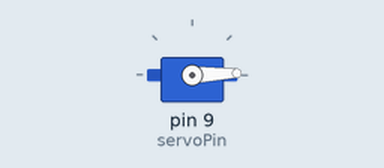
Simulated run of this sketch. Board: Arduino Uno, built with avr-gcc and run on an emulated ATmega328P. On the bench: servo.

Above: at 1.05 s.
At 2.45 s:
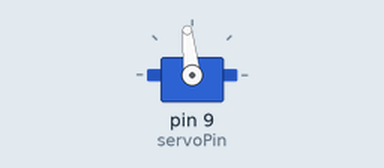
At 3.85 s:
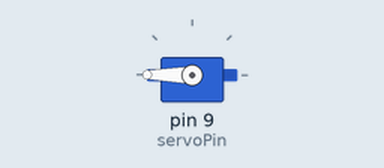
At 6.65 s:
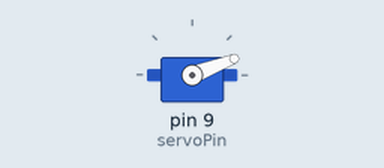
Timing chart, 0 to 9.4 s (numbered marks = the images above):
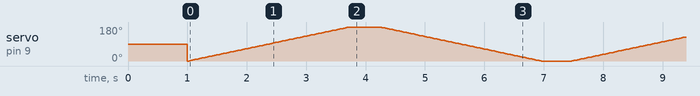

The sketch:

Part-1-arduinoCode.ino
```cpp
#include <Servo.h>

Servo myServo;

const int servoPin = 9;

void setup() {
  myServo.attach(servoPin);
  myServo.write(90);  // Start at the centre
  delay(1000);
}

void loop() {

  // Move from 0 to 180 degrees
  for (int angle = 0; angle <= 180; angle++) {
    myServo.write(angle);
    delay(15);
  }

  delay(500);

  // Move from 180 to 0 degrees
  for (int angle = 180; angle >= 0; angle--) {
    myServo.write(angle);
    delay(15);
  }

  delay(500);
}
```
